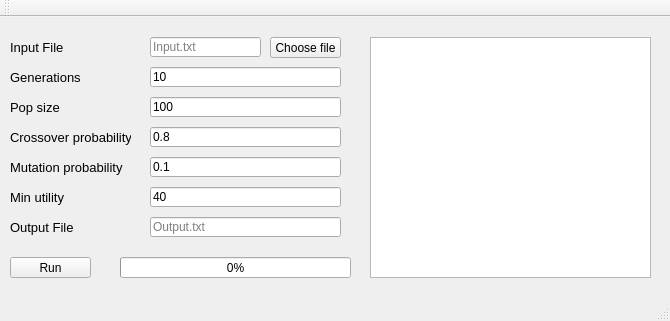
<?xml version="1.0" encoding="UTF-8"?>
<ui version="4.0">
 <class>MainWindow</class>
 <widget class="QMainWindow" name="MainWindow">
  <property name="geometry">
   <rect>
    <x>0</x>
    <y>0</y>
    <width>670</width>
    <height>321</height>
   </rect>
  </property>
  <property name="minimumSize">
   <size>
    <width>563</width>
    <height>0</height>
   </size>
  </property>
  <property name="windowTitle">
   <string>GA-HUIM</string>
  </property>
  <property name="accessibleName">
   <string/>
  </property>
  <widget class="QWidget" name="centralwidget">
   <widget class="QLineEdit" name="lineEditFileInput">
    <property name="geometry">
     <rect>
      <x>150</x>
      <y>20</y>
      <width>111</width>
      <height>20</height>
     </rect>
    </property>
    <property name="maximumSize">
     <size>
      <width>16777215</width>
      <height>16777215</height>
     </size>
    </property>
    <property name="baseSize">
     <size>
      <width>0</width>
      <height>0</height>
     </size>
    </property>
    <property name="text">
     <string/>
    </property>
    <property name="placeholderText">
     <string>Input.txt</string>
    </property>
   </widget>
   <widget class="QLabel" name="label">
    <property name="geometry">
     <rect>
      <x>10</x>
      <y>20</y>
      <width>81</width>
      <height>21</height>
     </rect>
    </property>
    <property name="font">
     <font>
      <pointsize>10</pointsize>
     </font>
    </property>
    <property name="text">
     <string>Input File</string>
    </property>
   </widget>
   <widget class="QLineEdit" name="lineEditFileMinUtility">
    <property name="geometry">
     <rect>
      <x>150</x>
      <y>170</y>
      <width>191</width>
      <height>20</height>
     </rect>
    </property>
    <property name="maximumSize">
     <size>
      <width>16777215</width>
      <height>16777215</height>
     </size>
    </property>
    <property name="baseSize">
     <size>
      <width>0</width>
      <height>0</height>
     </size>
    </property>
    <property name="text">
     <string>40</string>
    </property>
    <property name="placeholderText">
     <string>1</string>
    </property>
   </widget>
   <widget class="QLabel" name="label_2">
    <property name="geometry">
     <rect>
      <x>10</x>
      <y>170</y>
      <width>71</width>
      <height>21</height>
     </rect>
    </property>
    <property name="font">
     <font>
      <pointsize>10</pointsize>
     </font>
    </property>
    <property name="text">
     <string>Min utility</string>
    </property>
   </widget>
   <widget class="QLineEdit" name="lineEditGenerations">
    <property name="geometry">
     <rect>
      <x>150</x>
      <y>50</y>
      <width>191</width>
      <height>20</height>
     </rect>
    </property>
    <property name="maximumSize">
     <size>
      <width>16777215</width>
      <height>16777215</height>
     </size>
    </property>
    <property name="baseSize">
     <size>
      <width>0</width>
      <height>0</height>
     </size>
    </property>
    <property name="text">
     <string>10</string>
    </property>
    <property name="placeholderText">
     <string>0</string>
    </property>
   </widget>
   <widget class="QLabel" name="label_3">
    <property name="geometry">
     <rect>
      <x>10</x>
      <y>50</y>
      <width>81</width>
      <height>21</height>
     </rect>
    </property>
    <property name="font">
     <font>
      <pointsize>10</pointsize>
     </font>
    </property>
    <property name="text">
     <string>Generations</string>
    </property>
   </widget>
   <widget class="QLabel" name="label_4">
    <property name="geometry">
     <rect>
      <x>10</x>
      <y>80</y>
      <width>81</width>
      <height>21</height>
     </rect>
    </property>
    <property name="font">
     <font>
      <pointsize>10</pointsize>
     </font>
    </property>
    <property name="text">
     <string>Pop size</string>
    </property>
   </widget>
   <widget class="QLineEdit" name="lineEditPopulationSize">
    <property name="geometry">
     <rect>
      <x>150</x>
      <y>80</y>
      <width>191</width>
      <height>20</height>
     </rect>
    </property>
    <property name="maximumSize">
     <size>
      <width>16777215</width>
      <height>16777215</height>
     </size>
    </property>
    <property name="baseSize">
     <size>
      <width>0</width>
      <height>0</height>
     </size>
    </property>
    <property name="text">
     <string>100</string>
    </property>
    <property name="placeholderText">
     <string>0</string>
    </property>
   </widget>
   <widget class="QLineEdit" name="lineEditCrossoverProbability">
    <property name="geometry">
     <rect>
      <x>150</x>
      <y>110</y>
      <width>191</width>
      <height>20</height>
     </rect>
    </property>
    <property name="maximumSize">
     <size>
      <width>16777215</width>
      <height>16777215</height>
     </size>
    </property>
    <property name="baseSize">
     <size>
      <width>0</width>
      <height>0</height>
     </size>
    </property>
    <property name="text">
     <string>0.8</string>
    </property>
    <property name="placeholderText">
     <string>0.0</string>
    </property>
   </widget>
   <widget class="QLabel" name="label_5">
    <property name="geometry">
     <rect>
      <x>10</x>
      <y>110</y>
      <width>121</width>
      <height>21</height>
     </rect>
    </property>
    <property name="font">
     <font>
      <pointsize>10</pointsize>
     </font>
    </property>
    <property name="text">
     <string>Crossover probability</string>
    </property>
   </widget>
   <widget class="QLabel" name="label_6">
    <property name="geometry">
     <rect>
      <x>10</x>
      <y>140</y>
      <width>121</width>
      <height>21</height>
     </rect>
    </property>
    <property name="font">
     <font>
      <pointsize>10</pointsize>
     </font>
    </property>
    <property name="text">
     <string>Mutation probability</string>
    </property>
   </widget>
   <widget class="QLineEdit" name="lineEditMutationProbability">
    <property name="geometry">
     <rect>
      <x>150</x>
      <y>140</y>
      <width>191</width>
      <height>20</height>
     </rect>
    </property>
    <property name="maximumSize">
     <size>
      <width>16777215</width>
      <height>16777215</height>
     </size>
    </property>
    <property name="baseSize">
     <size>
      <width>0</width>
      <height>0</height>
     </size>
    </property>
    <property name="text">
     <string>0.1</string>
    </property>
    <property name="placeholderText">
     <string>0</string>
    </property>
   </widget>
   <widget class="QLineEdit" name="lineEditFileOutput">
    <property name="geometry">
     <rect>
      <x>150</x>
      <y>200</y>
      <width>191</width>
      <height>20</height>
     </rect>
    </property>
    <property name="maximumSize">
     <size>
      <width>16777215</width>
      <height>16777215</height>
     </size>
    </property>
    <property name="baseSize">
     <size>
      <width>0</width>
      <height>0</height>
     </size>
    </property>
    <property name="text">
     <string/>
    </property>
    <property name="placeholderText">
     <string>Output.txt</string>
    </property>
   </widget>
   <widget class="QLabel" name="label_7">
    <property name="geometry">
     <rect>
      <x>10</x>
      <y>200</y>
      <width>71</width>
      <height>21</height>
     </rect>
    </property>
    <property name="font">
     <font>
      <pointsize>10</pointsize>
     </font>
    </property>
    <property name="text">
     <string>Output File</string>
    </property>
   </widget>
   <widget class="QTextBrowser" name="textBrowserResult">
    <property name="geometry">
     <rect>
      <x>370</x>
      <y>20</y>
      <width>281</width>
      <height>241</height>
     </rect>
    </property>
   </widget>
   <widget class="QPushButton" name="pushButtonSelectFile">
    <property name="geometry">
     <rect>
      <x>270</x>
      <y>20</y>
      <width>71</width>
      <height>21</height>
     </rect>
    </property>
    <property name="text">
     <string>Choose file</string>
    </property>
   </widget>
   <widget class="QPushButton" name="pushButtonRun">
    <property name="geometry">
     <rect>
      <x>10</x>
      <y>240</y>
      <width>81</width>
      <height>21</height>
     </rect>
    </property>
    <property name="text">
     <string>Run</string>
    </property>
   </widget>
   <widget class="QProgressBar" name="progressBarProcess">
    <property name="geometry">
     <rect>
      <x>120</x>
      <y>240</y>
      <width>231</width>
      <height>21</height>
     </rect>
    </property>
    <property name="value">
     <number>0</number>
    </property>
   </widget>
  </widget>
  <widget class="QMenuBar" name="menubar">
   <property name="geometry">
    <rect>
     <x>0</x>
     <y>0</y>
     <width>670</width>
     <height>18</height>
    </rect>
   </property>
  </widget>
  <widget class="QStatusBar" name="statusbar"/>
  <widget class="QToolBar" name="toolBar">
   <property name="windowTitle">
    <string>toolBar</string>
   </property>
   <attribute name="toolBarArea">
    <enum>TopToolBarArea</enum>
   </attribute>
   <attribute name="toolBarBreak">
    <bool>false</bool>
   </attribute>
  </widget>
 </widget>
 <resources/>
 <connections/>
</ui>
